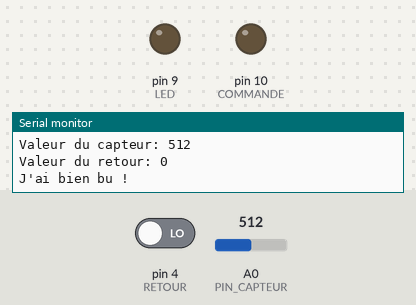
The sketch below on a simulated Arduino Uno, built with avr-gcc and run on an emulated ATmega328P. Parts: output pins drawn as LEDs (lit = HIGH), the last lines printed to the serial monitor. Inputs (shaded band) come from the test bench; at power-on: A0 (PIN_CAPTEUR) = 512, pin 4 (RETOUR) LOW.

Above: at 1.3 s.
1.4 s: A0 (PIN_CAPTEUR) set to 325
2.9 s: A0 (PIN_CAPTEUR) set to 301
At 4.0 s:
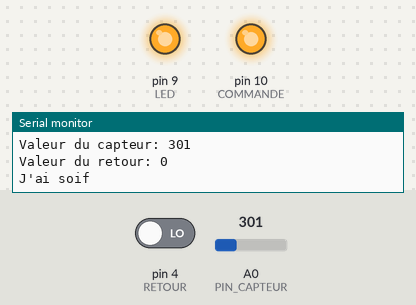
9.0 s: A0 (PIN_CAPTEUR) set to 320
At 10.1 s:
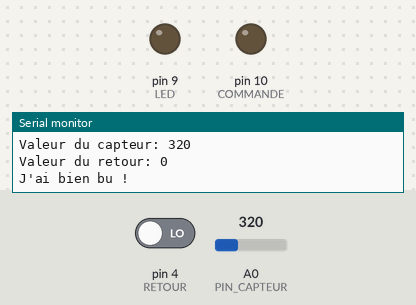
12.0 s: A0 (PIN_CAPTEUR) set to 306
At 12.6 s:
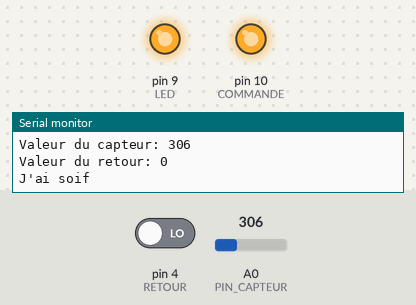
Timing chart, 0 to 14.5 s (numbered marks = the images above; inputs shaded):
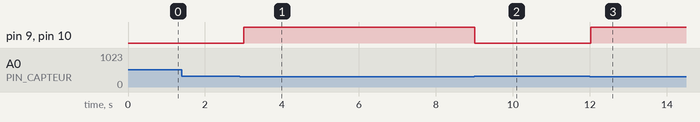

Measured:
- the behaviour switches between 311 and 310 on A0 (PIN_CAPTEUR) (found by bisection; images 0 and 1)
- after the input at 2.9 s, pin 9 (LED), pin 10 (COMMANDE): LOW → HIGH after 0.11 s
- after the input at 9.0 s, pin 9 (LED), pin 10 (COMMANDE): HIGH → LOW at once
- after the input at 12.0 s, pin 9 (LED), pin 10 (COMMANDE): LOW → HIGH at once

The sketch:

niveau_d_eau_niryo.ino
```cpp
/*----------------- Guide arrosage automatique - Niryo -----------------*/

#define PIN_CAPTEUR A0      // Broche de l'Arduino à laquelle la broche du signal du capteur de niveau d'eau est reliée
#define LED 9               // Broche de l'Arduino à laquelle la LED est reliée.
#define COMMANDE 10         // Broche envoyant le même signal que la LED sauf que celle-ci est destiné au Ned 2
#define RETOUR 4           // Broche qui va recevoir la confirmation du Ned 2 une fois que la plante aura été arrosée

int value = 0;              // On initialise la variable à 0 avant de commencer
int ret = 0;               // Idem


void setup() {
  pinMode(LED, OUTPUT);     // On définit la LED comme une sortie car c'est l'Arduino qui
                            // va lui envoyer des informations, pas l'inverse.

  pinMode(COMMANDE, OUTPUT); // Idem (ici la broche COMMANDE enverra les mêmes informations que dans la LED mais pour le Ned 2)

  pinMode(RETOUR, INPUT);   // Ici, c'est le contraire, l'Arduino va recevoir des informations du Ned 2

  Serial.begin(9600);       // Ici on définit simplement le paramétrage du moniteur série
}                           // (Attention : bien vérifier dans le moniteur série que le "baudrate" est mis sur 9600)

void loop() {

  value = analogRead(PIN_CAPTEUR);  // Ici on demande à l'Arduino de lire le niveau d'eau et de stocker la valeur dans la variable
  Serial.print("Valeur du capteur: "); // On fait un retour dans le moniteur série afin de connaitre la valeur du niveau
  Serial.println(value);               // d'eau dans le pot

  // Ici on va s'occuper de l'envoi conditionnel d'informations au Ned 2 en fonction du niveau d'eau mesuré

  ret = digitalRead(RETOUR);
  Serial.print("Valeur du retour: ");
  Serial.println(ret);

  if(value <= 310){                 // Si la valeur du niveau d'eau est inférieure à 310 (valeur arbitraire) alors on envoie
    digitalWrite(LED, HIGH);        // l'info à la LED et au Ned 2 pour arroser la plante (et on l'affiche dans le moniteur série)
    digitalWrite(COMMANDE, HIGH);
    Serial.println("J'ai soif\n");  // (le "\n" permet de faire un retour à la ligne dans le moniteur série


    if(ret == 1){                          // Si le robot à fini d'arroser la plante alors on dit à l'Arduino que la plante
      Serial.println("J'ai été arrosé !");    // a suffisament d'eau et on retourne dans notre boucle du début.
      value = 320;                           // De plus, on réinitialise les variables à des valeurs correspondant à notre
      ret = 0;                               // situation initiale mais en prenant en compte que la plante a été arrosée
      delay(3000);              // Ici on met un petit peu de délai pour que la terre du pot s'imprègne entièrement de l'eau versée
      }

    }

  else{
    digitalWrite(LED, LOW);          // Sinon, si le niveau d'eau est correct, on n'envoie pas d'ordre au Ned2 et on éteint la LED
    digitalWrite(COMMANDE, LOW);
    Serial.println("J'ai bien bu !\n");
  }


  delay(500);                      // On impose un délai d'une demi-seconde avant chaque nouvelle prise de mesure du niveau d'eau
}

/*------------ Réalisé par Mathéo Merlin ------------*/
```
